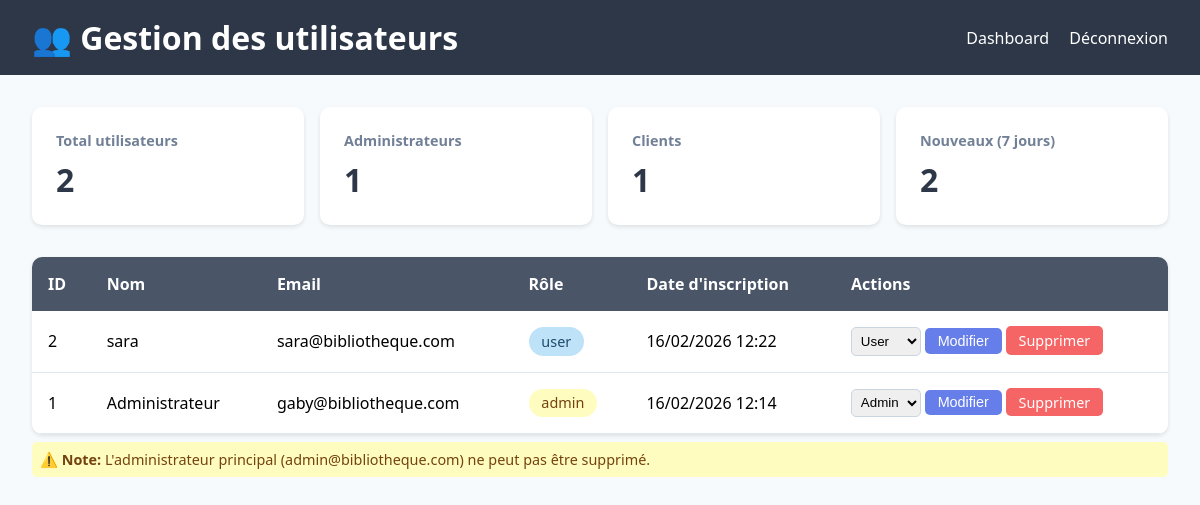
Screenshot of /admin_utilisateurs.php (signed in) with the database file from the repository.
### tables this page shows
CREATE TABLE utilisateurs (
        id INTEGER PRIMARY KEY AUTOINCREMENT,
        nom TEXT NOT NULL,
        email TEXT UNIQUE NOT NULL,
        password TEXT NOT NULL,
        role TEXT DEFAULT 'user',
        date_inscription DATETIME DEFAULT CURRENT_TIMESTAMP
    );

### admin_utilisateurs.php (the view, shortened to what this page needs)
<?php
require_once 'config.php';
$utilisateurs = $db->query("
    SELECT * FROM utilisateurs
    ORDER BY role DESC, date_inscription DESC
")->fetchAll();
$stats = [
    'total' => count($utilisateurs),
    'admins' => $db->query("SELECT COUNT(*) FROM utilisateurs WHERE role = 'admin'")->fetchColumn(),
    'users' => $db->query("SELECT COUNT(*) FROM utilisateurs WHERE role = 'user'")->fetchColumn(),
    'nouveaux' => $db->query("SELECT COUNT(*) FROM utilisateurs WHERE date_inscription > date('now', '-7 days')")->fetchColumn()
];
?>
<!DOCTYPE html>
<html>
<head>
</head>
<body>
    <div class="header">
        <h1>👥 Gestion des utilisateurs</h1>
        <div>
            <a href="admin_dashboard.php">Dashboard</a>
            <a href="deconnexion.php">Déconnexion</a>
        </div>
    </div>
    <div class="container">
        <div class="stats">
            <div class="stat-card">
                <h3>Total utilisateurs</h3>
                <div class="stat-number"><?= $stats['total'] ?></div>
            </div>
            <div class="stat-card">
                <h3>Administrateurs</h3>
                <div class="stat-number"><?= $stats['admins'] ?></div>
            </div>
            <div class="stat-card">
                <h3>Clients</h3>
                <div class="stat-number"><?= $stats['users'] ?></div>
            </div>
            <div class="stat-card">
                <h3>Nouveaux (7 jours)</h3>
                <div class="stat-number"><?= $stats['nouveaux'] ?></div>
            </div>
        </div>
        <div class="users-table">
            <table>
                <thead>
                    <tr>
                        <th>ID</th>
                        <th>Nom</th>
                        <th>Email</th>
                        <th>Rôle</th>
                        <th>Date d'inscription</th>
                        <th>Actions</th>
                    </tr>
                </thead>
                <tbody>
                    <?php foreach($utilisateurs as $user): ?>
                    <tr>
                        <td><?= $user['id'] ?></td>
                        <td><?= htmlspecialchars($user['nom']) ?></td>
                        <td><?= htmlspecialchars($user['email']) ?></td>
                        <td>
                            <span class="role-badge role-<?= $user['role'] ?>">
                                <?= $user['role'] ?>
                            </span>
                        </td>
                        <td><?= date('d/m/Y H:i', strtotime($user['date_inscription'])) ?></td>
                        <td>
                            <?php if($user['email'] !== 'admin@bibliotheque.com'): ?>
                                <form method="post" style="display: inline;">
                                    <select name="role">
                                        <option value="user" <?= $user['role'] == 'user' ? 'selected' : '' ?>>User</option>
                                        <option value="admin" <?= $user['role'] == 'admin' ? 'selected' : '' ?>>Admin</option>
                                    </select>
                                    <button type="submit" name="changer_role" class="btn">Modifier</button>
                                </form>
                                <a href="?supprimer=<?= $user['id'] ?>" class="btn btn-danger" onclick="return confirm('Supprimer cet utilisateur ?')">Supprimer</a>
                            <?php else: ?>
                                <span style="color: #718096;">Admin principal</span>
                            <?php endif; ?>
                        </td>
                    </tr>
                    <?php endforeach; ?>
                </tbody>
            </table>
        </div>
        <div class="admin-warning">
            <strong>⚠️ Note:</strong> L'administrateur principal (admin@bibliotheque.com) ne peut pas être supprimé.
        </div>
    </div>
</body>
</html>

### admin_utilisateurs.php (style rules this page uses)
* { margin: 0; padding: 0; box-sizing: border-box; }
body { font-family: 'Segoe UI', Tahoma, Geneva, Verdana, sans-serif; background: #f7fafc; }
.header { background: #2d3748; color: white; padding: 1rem 2rem; display: flex; justify-content: space-between; align-items: center; }
.header a { color: white; text-decoration: none; margin-left: 1rem; }
.container { max-width: 1200px; margin: 2rem auto; padding: 0 2rem; }
.stats { display: grid; grid-template-columns: repeat(auto-fit, minmax(200px, 1fr)); gap: 1rem; margin-bottom: 2rem; }
.stat-card { background: white; padding: 1.5rem; border-radius: 10px; box-shadow: 0 2px 4px rgba(0,0,0,0.1); }
.stat-card h3 { color: #718096; font-size: 0.9rem; margin-bottom: 0.5rem; }
.stat-number { font-size: 2rem; font-weight: bold; color: #2d3748; }
.users-table { background: white; border-radius: 10px; box-shadow: 0 2px 4px rgba(0,0,0,0.1); overflow: hidden; }
table { width: 100%; border-collapse: collapse; }
th { background: #4a5568; color: white; padding: 1rem; text-align: left; }
td { padding: 1rem; border-bottom: 1px solid #e2e8f0; }
.role-badge { display: inline-block; padding: 0.3rem 0.8rem; border-radius: 20px; font-size: 0.9rem; font-weight: 500; }
.role-admin { background: #fefcbf; color: #744210; }
.role-user { background: #bee3f8; color: #1e4a6b; }
.btn { padding: 0.3rem 0.8rem; background: #667eea; color: white; border: none; border-radius: 5px; cursor: pointer; text-decoration: none; font-size: 0.9rem; }
.btn-danger { background: #f56565; }
select { padding: 0.3rem; border: 1px solid #cbd5e0; border-radius: 5px; }
.admin-warning { background: #fefcbf; color: #744210; padding: 0.5rem; border-radius: 5px; margin-top: 0.5rem; font-size: 0.9rem; }

### rows the page displays
utilisateurs: id "2", nom "sara", email "sara@bibliotheque.com", role "user", date_inscription "16/02/2026 12:22", role "User"
utilisateurs: id "1", nom "Administrateur", email "gaby@bibliotheque.com", role "admin", date_inscription "16/02/2026 12:14", role "Admin"

### other values shown
$stats['total'] "2"
$stats['admins'] "1"
$stats['users'] "1"
$stats['nouveaux'] "2"
